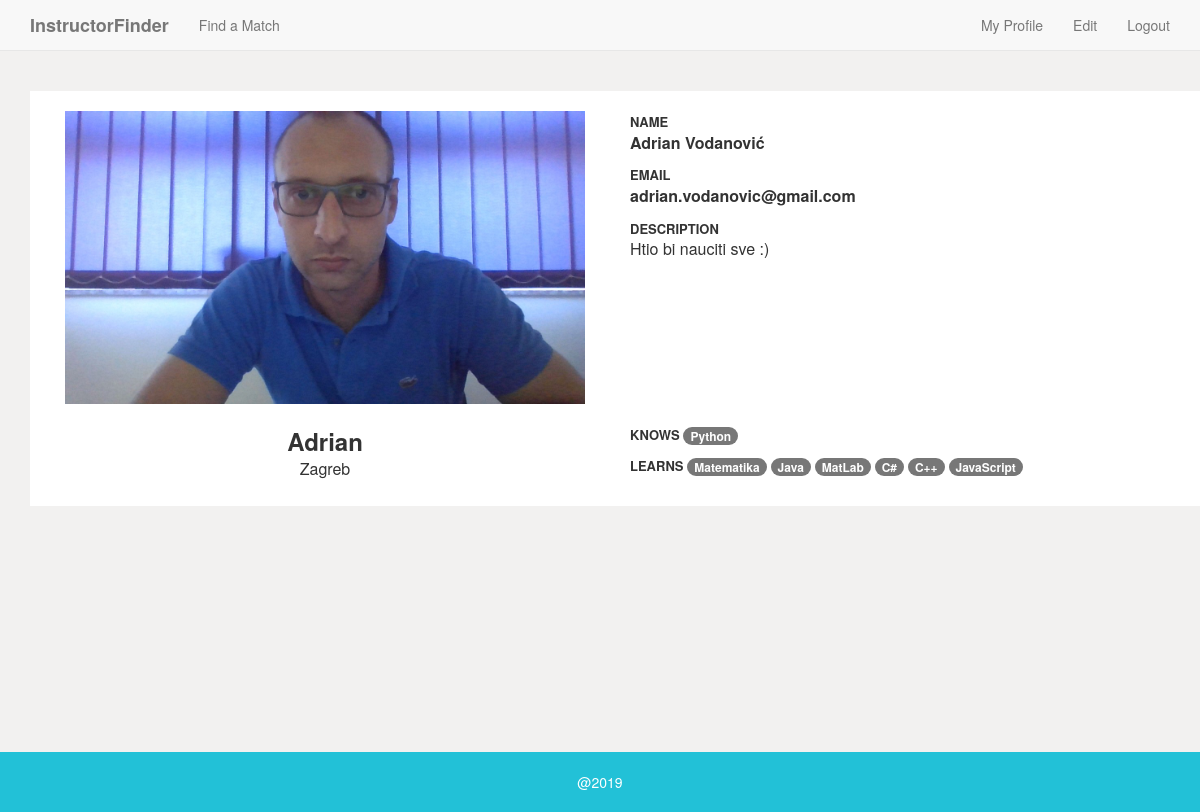
The app's page /profile (signed in) with its own data.
### app/models.py (models this page shows, shortened)
class CustomUser(AbstractUser):
    first_name = models.CharField(max_length=120, null=True, blank=True)
    last_name = models.CharField(max_length=120, null=True, blank=True)
    description = models.TextField(max_length=1000, blank=True, null=True)
    image = models.ImageField(null=True, upload_to='images/', blank=True)
    city = models.ForeignKey(City, on_delete=models.SET_NULL, null=True, blank=True)
    knows = models.ManyToManyField(Subject, related_name='knows_subjects', blank=True)
    learns = models.ManyToManyField(Subject, related_name='learns_subjects', blank=True)
    def profile_photo(self):
        return self.image or 'images/default-user.png'

class City(models.Model):
    name = models.CharField(max_length=120)
    class Meta:
        verbose_name_plural = "cities"
    def __str__(self):
        return self.name

class Subject(models.Model):
    name = models.CharField(max_length=120)
    def __str__(self):
        return self.name

### app/views.py (the view)
# urls.py: path('profile', login_required(ProfileView.as_view()), name='profile'),
class ProfileView(DetailView):
    context_object_name = 'user'
    template_name = 'user_profile.html'
    model = CustomUser
    def get_object(self):
        return self.request.user

### app/templates/user_profile.html
{% extends "base.html" %}
{% load static %}
{% block body_block %}
<div class="container">
    {% include '_user_profile_card.html' %}
</div>
{% endblock %}

### app/templates/_user_profile_card.html
<div class="row user-card">
    <div class="row">
        <div class="col-sm-6">
            <img src="{{MEDIA_URL}}{{user.profile_photo}}" class="col-sm-12">
        </div>
        <div class="col-sm-6">
            <span class="card-section-title">Name</span>
            <div class="card-name">
                {{ user.first_name}} {{ user.last_name}}
            </div>
            <span class="card-section-title">Email</span>
            <div class="card-name">
                {{ user.email}}
            </div>
            <span class="card-section-title">Description</span>
            <div class="card-text">
                {{ user.description }}
            </div>
        </div>
    </div>
    <div class="row">
        <div class="col-sm-6 card-short-info">
            <div class="card-username">
                {{ user.username }}
            </div>
            <div class="card-text">
                {{ user.city }}
            </div>
        </div>
        <div class="col-sm-6 card-skills">
            <div>
                <p>
                    <span class="card-section-title">Knows</span>
                    {% for subject in user.knows.all %}
                    <span class="badge badge-primary">{{ subject }}</span>
                    {% endfor %}
                </p>
                <p>
                    <span class="card-section-title">Learns</span>
                    {% for subject in user.learns.all %}
                    <span class="badge badge-success">{{ subject }}</span>
                    {% endfor %}
                </p>
            </div>
        </div>
    </div>
</div>

### static/style.css (style rules this page uses)
html, body { height: 100%; margin: 0; }
.user-card { background-color: white; margin-top: 20px; margin-bottom: 0px; padding-left: 20px; padding-right: 20px; padding-top: 20px; padding-bottom: 20px; }
.card-username { font-weight: bolder; font-size: x-large; }
.card-name { font-weight: bolder; font-size: medium; padding-bottom: 10px; }
.card-text { font-size: medium; }
.card-short-info { text-align: center; padding-top: 20px; }
.card-section-title { font-weight: bolder; text-transform: uppercase; font-size: small; }
.card-skills { padding-top: 20px; }

### records on screen
CustomUser: profile_photo (picture), first_name "Adrian", last_name "Vodanović", email "adrian.vodanovic@gmail.com", description "Htio bi nauciti sve :)", username "Adrian", city "Zagreb"
Subject: name "Python"
Subject: name "Matematika"
Subject: name "Java"
Subject: name "MatLab"
Subject: name "C#"
Subject: name "C++"
Subject: name "JavaScript"
